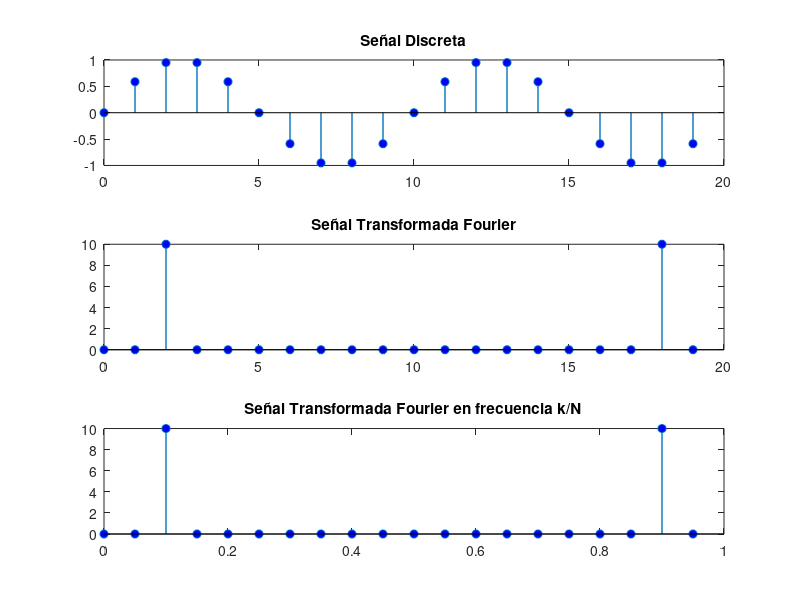

Source code (MATLAB):
%Preparamos el entorno
clear all
close all
clc

N=20;
n=0:N-1; %matriz de elementos
f=0.9;
fase=deg2rad(90);  % Debe estar en radianes  grados * pi / 180 o la funcion deg2rad(90)

%Generamos la señal
x=cos(2*pi*f*n+fase);

%Representamos
subplot(311);
stem(n,x,'linewidth',1,'markerfacecolor','b');
title ("Señal Discreta");

%Calculamos al transformada de fourier
Xk=fft(x);

%Calculamos el modulo
k=n;
modXk=abs(Xk);
subplot(312);
stem(k,modXk,'linewidth',1,'markerfacecolor','b');
title ("Señal Transformada Fourier");

subplot(313);
stem(k/N,modXk,'linewidth',1,'markerfacecolor','b');
title ("Señal Transformada Fourier en frecuencia k/N");
